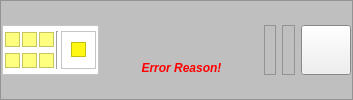
     <widget class="QFrame" name="frame">
      <property name="sizePolicy">
       <sizepolicy hsizetype="Expanding" vsizetype="Expanding">
        <horstretch>0</horstretch>
        <verstretch>0</verstretch>
       </sizepolicy>
      </property>
      <property name="maximumSize">
       <size>
        <width>16777215</width>
        <height>16777215</height>
       </size>
      </property>
      <property name="palette">
       <palette>
        <active>
         <colorrole role="Base">
          <brush brushstyle="SolidPattern">
           <color alpha="255">
            <red>255</red>
            <green>255</green>
            <blue>255</blue>
           </color>
          </brush>
         </colorrole>
         <colorrole role="Window">
          <brush brushstyle="SolidPattern">
           <color alpha="255">
            <red>191</red>
            <green>191</green>
            <blue>191</blue>
           </color>
          </brush>
         </colorrole>
        </active>
        <inactive>
         <colorrole role="Base">
          <brush brushstyle="SolidPattern">
           <color alpha="255">
            <red>255</red>
            <green>255</green>
            <blue>255</blue>
           </color>
          </brush>
         </colorrole>
         <colorrole role="Window">
          <brush brushstyle="SolidPattern">
           <color alpha="255">
            <red>191</red>
            <green>191</green>
            <blue>191</blue>
           </color>
          </brush>
         </colorrole>
        </inactive>
        <disabled>
         <colorrole role="Base">
          <brush brushstyle="SolidPattern">
           <color alpha="255">
            <red>191</red>
            <green>191</green>
            <blue>191</blue>
           </color>
          </brush>
         </colorrole>
         <colorrole role="Window">
          <brush brushstyle="SolidPattern">
           <color alpha="255">
            <red>191</red>
            <green>191</green>
            <blue>191</blue>
           </color>
          </brush>
         </colorrole>
        </disabled>
       </palette>
      </property>
      <property name="autoFillBackground">
       <bool>true</bool>
      </property>
      <property name="frameShape">
       <enum>QFrame::StyledPanel</enum>
      </property>
      <property name="frameShadow">
       <enum>QFrame::Sunken</enum>
      </property>
      <layout class="QGridLayout" name="gridLayout_2" columnstretch="1,1,10,1,1,1,1">
       <property name="leftMargin">
        <number>1</number>
       </property>
       <property name="topMargin">
        <number>1</number>
       </property>
       <property name="rightMargin">
        <number>1</number>
       </property>
       <property name="bottomMargin">
        <number>1</number>
       </property>
       <item row="0" column="5">
        <widget class="QLabel" name="label_seq_ready">
         <property name="minimumSize">
          <size>
           <width>0</width>
           <height>0</height>
          </size>
         </property>
         <property name="maximumSize">
          <size>
           <width>15</width>
           <height>16777215</height>
          </size>
         </property>
         <property name="frameShape">
          <enum>QFrame::StyledPanel</enum>
         </property>
         <property name="frameShadow">
          <enum>QFrame::Sunken</enum>
         </property>
         <property name="text">
          <string/>
         </property>
         <property name="pixmap">
          <pixmap>:/images/images/icon_ready.png</pixmap>
         </property>
         <property name="scaledContents">
          <bool>true</bool>
         </property>
        </widget>
       </item>
       <item row="0" column="3">
        <spacer name="horizontalSpacer_4">
         <property name="orientation">
          <enum>Qt::Horizontal</enum>
         </property>
         <property name="sizeHint" stdset="0">
          <size>
           <width>40</width>
           <height>20</height>
          </size>
         </property>
        </spacer>
       </item>
       <item row="0" column="1">
        <spacer name="horizontalSpacer">
         <property name="orientation">
          <enum>Qt::Horizontal</enum>
         </property>
         <property name="sizeHint" stdset="0">
          <size>
           <width>40</width>
           <height>20</height>
          </size>
         </property>
        </spacer>
       </item>
       <item row="0" column="4">
        <widget class="QLabel" name="label_seq">
         <property name="minimumSize">
          <size>
           <width>0</width>
           <height>0</height>
          </size>
         </property>
         <property name="maximumSize">
          <size>
           <width>15</width>
           <height>16777215</height>
          </size>
         </property>
         <property name="frameShape">
          <enum>QFrame::StyledPanel</enum>
         </property>
         <property name="frameShadow">
          <enum>QFrame::Sunken</enum>
         </property>
         <property name="text">
          <string/>
         </property>
         <property name="pixmap">
          <pixmap>:/images/images/icon_sequencer.png</pixmap>
         </property>
         <property name="scaledContents">
          <bool>true</bool>
         </property>
        </widget>
       </item>
       <item row="0" column="0">
        <widget class="QFrame" name="frame_2">
         <property name="minimumSize">
          <size>
           <width>0</width>
           <height>0</height>
          </size>
         </property>
         <property name="palette">
          <palette>
           <active>
            <colorrole role="Base">
             <brush brushstyle="SolidPattern">
              <color alpha="255">
               <red>255</red>
               <green>255</green>
               <blue>255</blue>
              </color>
             </brush>
            </colorrole>
            <colorrole role="Window">
             <brush brushstyle="SolidPattern">
              <color alpha="255">
               <red>255</red>
               <green>255</green>
               <blue>255</blue>
              </color>
             </brush>
            </colorrole>
           </active>
           <inactive>
            <colorrole role="Base">
             <brush brushstyle="SolidPattern">
              <color alpha="255">
               <red>255</red>
               <green>255</green>
               <blue>255</blue>
              </color>
             </brush>
            </colorrole>
            <colorrole role="Window">
             <brush brushstyle="SolidPattern">
              <color alpha="255">
               <red>255</red>
               <green>255</green>
               <blue>255</blue>
              </color>
             </brush>
            </colorrole>
           </inactive>
           <disabled>
            <colorrole role="Base">
             <brush brushstyle="SolidPattern">
              <color alpha="255">
               <red>255</red>
               <green>255</green>
               <blue>255</blue>
              </color>
             </brush>
            </colorrole>
            <colorrole role="Window">
             <brush brushstyle="SolidPattern">
              <color alpha="255">
               <red>255</red>
               <green>255</green>
               <blue>255</blue>
              </color>
             </brush>
            </colorrole>
           </disabled>
          </palette>
         </property>
         <property name="autoFillBackground">
          <bool>true</bool>
         </property>
         <property name="frameShape">
          <enum>QFrame::StyledPanel</enum>
         </property>
         <property name="frameShadow">
          <enum>QFrame::Sunken</enum>
         </property>
         <layout class="QGridLayout" name="gridLayout" columnstretch="1,10,1,1,1">
          <property name="leftMargin">
           <number>2</number>
          </property>
          <property name="topMargin">
           <number>2</number>
          </property>
          <property name="rightMargin">
           <number>2</number>
          </property>
          <property name="bottomMargin">
           <number>2</number>
          </property>
          <property name="spacing">
           <number>2</number>
          </property>
          <item row="0" column="0">
           <widget class="QLabel" name="label_run0">
            <property name="minimumSize">
             <size>
              <width>15</width>
              <height>15</height>
             </size>
            </property>
            <property name="maximumSize">
             <size>
              <width>15</width>
              <height>15</height>
             </size>
            </property>
            <property name="palette">
             <palette>
              <active>
               <colorrole role="Base">
                <brush brushstyle="SolidPattern">
                 <color alpha="255">
                  <red>255</red>
                  <green>255</green>
                  <blue>255</blue>
                 </color>
                </brush>
               </colorrole>
               <colorrole role="Window">
                <brush brushstyle="SolidPattern">
                 <color alpha="255">
                  <red>255</red>
                  <green>255</green>
                  <blue>127</blue>
                 </color>
                </brush>
               </colorrole>
              </active>
              <inactive>
               <colorrole role="Base">
                <brush brushstyle="SolidPattern">
                 <color alpha="255">
                  <red>255</red>
                  <green>255</green>
                  <blue>255</blue>
                 </color>
                </brush>
               </colorrole>
               <colorrole role="Window">
                <brush brushstyle="SolidPattern">
                 <color alpha="255">
                  <red>255</red>
                  <green>255</green>
                  <blue>127</blue>
                 </color>
                </brush>
               </colorrole>
              </inactive>
              <disabled>
               <colorrole role="Base">
                <brush brushstyle="SolidPattern">
                 <color alpha="255">
                  <red>255</red>
                  <green>255</green>
                  <blue>127</blue>
                 </color>
                </brush>
               </colorrole>
               <colorrole role="Window">
                <brush brushstyle="SolidPattern">
                 <color alpha="255">
                  <red>255</red>
                  <green>255</green>
                  <blue>127</blue>
                 </color>
                </brush>
               </colorrole>
              </disabled>
             </palette>
            </property>
            <property name="autoFillBackground">
             <bool>true</bool>
            </property>
            <property name="frameShape">
             <enum>QFrame::StyledPanel</enum>
            </property>
            <property name="frameShadow">
             <enum>QFrame::Sunken</enum>
            </property>
            <property name="text">
             <string/>
            </property>
           </widget>
          </item>
          <item row="0" column="2">
           <widget class="QLabel" name="label_run2">
            <property name="minimumSize">
             <size>
              <width>15</width>
              <height>15</height>
             </size>
            </property>
            <property name="maximumSize">
             <size>
              <width>15</width>
              <height>15</height>
             </size>
            </property>
            <property name="palette">
             <palette>
              <active>
               <colorrole role="Base">
                <brush brushstyle="SolidPattern">
                 <color alpha="255">
                  <red>255</red>
                  <green>255</green>
                  <blue>255</blue>
                 </color>
                </brush>
               </colorrole>
               <colorrole role="Window">
                <brush brushstyle="SolidPattern">
                 <color alpha="255">
                  <red>255</red>
                  <green>255</green>
                  <blue>127</blue>
                 </color>
                </brush>
               </colorrole>
              </active>
              <inactive>
               <colorrole role="Base">
                <brush brushstyle="SolidPattern">
                 <color alpha="255">
                  <red>255</red>
                  <green>255</green>
                  <blue>255</blue>
                 </color>
                </brush>
               </colorrole>
               <colorrole role="Window">
                <brush brushstyle="SolidPattern">
                 <color alpha="255">
                  <red>255</red>
                  <green>255</green>
                  <blue>127</blue>
                 </color>
                </brush>
               </colorrole>
              </inactive>
              <disabled>
               <colorrole role="Base">
                <brush brushstyle="SolidPattern">
                 <color alpha="255">
                  <red>255</red>
                  <green>255</green>
                  <blue>127</blue>
                 </color>
                </brush>
               </colorrole>
               <colorrole role="Window">
                <brush brushstyle="SolidPattern">
                 <color alpha="255">
                  <red>255</red>
                  <green>255</green>
                  <blue>127</blue>
                 </color>
                </brush>
               </colorrole>
              </disabled>
             </palette>
            </property>
            <property name="autoFillBackground">
             <bool>true</bool>
            </property>
            <property name="frameShape">
             <enum>QFrame::StyledPanel</enum>
            </property>
            <property name="frameShadow">
             <enum>QFrame::Sunken</enum>
            </property>
            <property name="text">
             <string/>
            </property>
           </widget>
          </item>
          <item row="0" column="1">
           <widget class="QLabel" name="label_run1">
            <property name="minimumSize">
             <size>
              <width>15</width>
              <height>15</height>
             </size>
            </property>
            <property name="maximumSize">
             <size>
              <width>15</width>
              <height>15</height>
             </size>
            </property>
            <property name="palette">
             <palette>
              <active>
               <colorrole role="Base">
                <brush brushstyle="SolidPattern">
                 <color alpha="255">
                  <red>255</red>
                  <green>255</green>
                  <blue>255</blue>
                 </color>
                </brush>
               </colorrole>
               <colorrole role="Window">
                <brush brushstyle="SolidPattern">
                 <color alpha="255">
                  <red>255</red>
                  <green>255</green>
                  <blue>127</blue>
                 </color>
                </brush>
               </colorrole>
              </active>
              <inactive>
               <colorrole role="Base">
                <brush brushstyle="SolidPattern">
                 <color alpha="255">
                  <red>255</red>
                  <green>255</green>
                  <blue>255</blue>
                 </color>
                </brush>
               </colorrole>
               <colorrole role="Window">
                <brush brushstyle="SolidPattern">
                 <color alpha="255">
                  <red>255</red>
                  <green>255</green>
                  <blue>127</blue>
                 </color>
                </brush>
               </colorrole>
              </inactive>
              <disabled>
               <colorrole role="Base">
                <brush brushstyle="SolidPattern">
                 <color alpha="255">
                  <red>255</red>
                  <green>255</green>
                  <blue>127</blue>
                 </color>
                </brush>
               </colorrole>
               <colorrole role="Window">
                <brush brushstyle="SolidPattern">
                 <color alpha="255">
                  <red>255</red>
                  <green>255</green>
                  <blue>127</blue>
                 </color>
                </brush>
               </colorrole>
              </disabled>
             </palette>
            </property>
            <property name="autoFillBackground">
             <bool>true</bool>
            </property>
            <property name="frameShape">
             <enum>QFrame::StyledPanel</enum>
            </property>
            <property name="frameShadow">
             <enum>QFrame::Sunken</enum>
            </property>
            <property name="text">
             <string/>
            </property>
           </widget>
          </item>
          <item row="1" column="1">
           <widget class="QLabel" name="label_run4">
            <property name="minimumSize">
             <size>
              <width>15</width>
              <height>15</height>
             </size>
            </property>
            <property name="maximumSize">
             <size>
              <width>15</width>
              <height>15</height>
             </size>
            </property>
            <property name="palette">
             <palette>
              <active>
               <colorrole role="Base">
                <brush brushstyle="SolidPattern">
                 <color alpha="255">
                  <red>255</red>
                  <green>255</green>
                  <blue>255</blue>
                 </color>
                </brush>
               </colorrole>
               <colorrole role="Window">
                <brush brushstyle="SolidPattern">
                 <color alpha="255">
                  <red>255</red>
                  <green>255</green>
                  <blue>127</blue>
                 </color>
                </brush>
               </colorrole>
              </active>
              <inactive>
               <colorrole role="Base">
                <brush brushstyle="SolidPattern">
                 <color alpha="255">
                  <red>255</red>
                  <green>255</green>
                  <blue>255</blue>
                 </color>
                </brush>
               </colorrole>
               <colorrole role="Window">
                <brush brushstyle="SolidPattern">
                 <color alpha="255">
                  <red>255</red>
                  <green>255</green>
                  <blue>127</blue>
                 </color>
                </brush>
               </colorrole>
              </inactive>
              <disabled>
               <colorrole role="Base">
                <brush brushstyle="SolidPattern">
                 <color alpha="255">
                  <red>255</red>
                  <green>255</green>
                  <blue>127</blue>
                 </color>
                </brush>
               </colorrole>
               <colorrole role="Window">
                <brush brushstyle="SolidPattern">
                 <color alpha="255">
                  <red>255</red>
                  <green>255</green>
                  <blue>127</blue>
                 </color>
                </brush>
               </colorrole>
              </disabled>
             </palette>
            </property>
            <property name="autoFillBackground">
             <bool>true</bool>
            </property>
            <property name="frameShape">
             <enum>QFrame::StyledPanel</enum>
            </property>
            <property name="frameShadow">
             <enum>QFrame::Sunken</enum>
            </property>
            <property name="text">
             <string/>
            </property>
           </widget>
          </item>
          <item row="1" column="0">
           <widget class="QLabel" name="label_run3">
            <property name="minimumSize">
             <size>
              <width>15</width>
              <height>15</height>
             </size>
            </property>
            <property name="maximumSize">
             <size>
              <width>15</width>
              <height>15</height>
             </size>
            </property>
            <property name="palette">
             <palette>
              <active>
               <colorrole role="Base">
                <brush brushstyle="SolidPattern">
                 <color alpha="255">
                  <red>255</red>
                  <green>255</green>
                  <blue>255</blue>
                 </color>
                </brush>
               </colorrole>
               <colorrole role="Window">
                <brush brushstyle="SolidPattern">
                 <color alpha="255">
                  <red>255</red>
                  <green>255</green>
                  <blue>127</blue>
                 </color>
                </brush>
               </colorrole>
              </active>
              <inactive>
               <colorrole role="Base">
                <brush brushstyle="SolidPattern">
                 <color alpha="255">
                  <red>255</red>
                  <green>255</green>
                  <blue>255</blue>
                 </color>
                </brush>
               </colorrole>
               <colorrole role="Window">
                <brush brushstyle="SolidPattern">
                 <color alpha="255">
                  <red>255</red>
                  <green>255</green>
                  <blue>127</blue>
                 </color>
                </brush>
               </colorrole>
              </inactive>
              <disabled>
               <colorrole role="Base">
                <brush brushstyle="SolidPattern">
                 <color alpha="255">
                  <red>255</red>
                  <green>255</green>
                  <blue>127</blue>
                 </color>
                </brush>
               </colorrole>
               <colorrole role="Window">
                <brush brushstyle="SolidPattern">
                 <color alpha="255">
                  <red>255</red>
                  <green>255</green>
                  <blue>127</blue>
                 </color>
                </brush>
               </colorrole>
              </disabled>
             </palette>
            </property>
            <property name="autoFillBackground">
             <bool>true</bool>
            </property>
            <property name="frameShape">
             <enum>QFrame::StyledPanel</enum>
            </property>
            <property name="frameShadow">
             <enum>QFrame::Sunken</enum>
            </property>
            <property name="text">
             <string/>
            </property>
           </widget>
          </item>
          <item row="0" column="4" rowspan="2">
           <widget class="QFrame" name="frame_4">
            <property name="frameShape">
             <enum>QFrame::StyledPanel</enum>
            </property>
            <property name="frameShadow">
             <enum>QFrame::Raised</enum>
            </property>
            <layout class="QGridLayout" name="gridLayout_3">
             <item row="0" column="0">
              <widget class="QLabel" name="label_status_processes">
               <property name="minimumSize">
                <size>
                 <width>15</width>
                 <height>15</height>
                </size>
               </property>
               <property name="maximumSize">
                <size>
                 <width>15</width>
                 <height>15</height>
                </size>
               </property>
               <property name="palette">
                <palette>
                 <active>
                  <colorrole role="Base">
                   <brush brushstyle="SolidPattern">
                    <color alpha="255">
                     <red>255</red>
                     <green>255</green>
                     <blue>255</blue>
                    </color>
                   </brush>
                  </colorrole>
                  <colorrole role="Window">
                   <brush brushstyle="SolidPattern">
                    <color alpha="255">
                     <red>255</red>
                     <green>248</green>
                     <blue>20</blue>
                    </color>
                   </brush>
                  </colorrole>
                 </active>
                 <inactive>
                  <colorrole role="Base">
                   <brush brushstyle="SolidPattern">
                    <color alpha="255">
                     <red>255</red>
                     <green>255</green>
                     <blue>255</blue>
                    </color>
                   </brush>
                  </colorrole>
                  <colorrole role="Window">
                   <brush brushstyle="SolidPattern">
                    <color alpha="255">
                     <red>255</red>
                     <green>248</green>
                     <blue>20</blue>
                    </color>
                   </brush>
                  </colorrole>
                 </inactive>
                 <disabled>
                  <colorrole role="Base">
                   <brush brushstyle="SolidPattern">
                    <color alpha="255">
                     <red>255</red>
                     <green>248</green>
                     <blue>20</blue>
                    </color>
                   </brush>
                  </colorrole>
                  <colorrole role="Window">
                   <brush brushstyle="SolidPattern">
                    <color alpha="255">
                     <red>255</red>
                     <green>248</green>
                     <blue>20</blue>
                    </color>
                   </brush>
                  </colorrole>
                 </disabled>
                </palette>
               </property>
               <property name="autoFillBackground">
                <bool>true</bool>
               </property>
               <property name="frameShape">
                <enum>QFrame::StyledPanel</enum>
               </property>
               <property name="text">
                <string/>
               </property>
              </widget>
             </item>
            </layout>
           </widget>
          </item>
          <item row="1" column="2">
           <widget class="QLabel" name="label_run5">
            <property name="minimumSize">
             <size>
              <width>15</width>
              <height>15</height>
             </size>
            </property>
            <property name="maximumSize">
             <size>
              <width>15</width>
              <height>15</height>
             </size>
            </property>
            <property name="palette">
             <palette>
              <active>
               <colorrole role="Base">
                <brush brushstyle="SolidPattern">
                 <color alpha="255">
                  <red>255</red>
                  <green>255</green>
                  <blue>255</blue>
                 </color>
                </brush>
               </colorrole>
               <colorrole role="Window">
                <brush brushstyle="SolidPattern">
                 <color alpha="255">
                  <red>255</red>
                  <green>255</green>
                  <blue>127</blue>
                 </color>
                </brush>
               </colorrole>
              </active>
              <inactive>
               <colorrole role="Base">
                <brush brushstyle="SolidPattern">
                 <color alpha="255">
                  <red>255</red>
                  <green>255</green>
                  <blue>255</blue>
                 </color>
                </brush>
               </colorrole>
               <colorrole role="Window">
                <brush brushstyle="SolidPattern">
                 <color alpha="255">
                  <red>255</red>
                  <green>255</green>
                  <blue>127</blue>
                 </color>
                </brush>
               </colorrole>
              </inactive>
              <disabled>
               <colorrole role="Base">
                <brush brushstyle="SolidPattern">
                 <color alpha="255">
                  <red>255</red>
                  <green>255</green>
                  <blue>127</blue>
                 </color>
                </brush>
               </colorrole>
               <colorrole role="Window">
                <brush brushstyle="SolidPattern">
                 <color alpha="255">
                  <red>255</red>
                  <green>255</green>
                  <blue>127</blue>
                 </color>
                </brush>
               </colorrole>
              </disabled>
             </palette>
            </property>
            <property name="autoFillBackground">
             <bool>true</bool>
            </property>
            <property name="frameShape">
             <enum>QFrame::StyledPanel</enum>
            </property>
            <property name="frameShadow">
             <enum>QFrame::Sunken</enum>
            </property>
            <property name="text">
             <string/>
            </property>
           </widget>
          </item>
          <item row="0" column="3" rowspan="2">
           <widget class="Line" name="line">
            <property name="orientation">
             <enum>Qt::Vertical</enum>
            </property>
           </widget>
          </item>
         </layout>
        </widget>
       </item>
       <item row="0" column="6">
        <widget class="QPushButton" name="pushButton">
         <property name="minimumSize">
          <size>
           <width>50</width>
           <height>50</height>
          </size>
         </property>
         <property name="maximumSize">
          <size>
           <width>50</width>
           <height>50</height>
          </size>
         </property>
         <property name="font">
          <font>
           <pointsize>24</pointsize>
          </font>
         </property>
         <property name="styleSheet">
          <string notr="true"/>
         </property>
         <property name="text">
          <string/>
         </property>
         <property name="icon">
          <iconset>
           <normaloff>:/images/images/icon_start.png</normaloff>:/images/images/icon_start.png</iconset>
         </property>
         <property name="iconSize">
          <size>
           <width>48</width>
           <height>48</height>
          </size>
         </property>
         <property name="flat">
          <bool>false</bool>
         </property>
        </widget>
       </item>
       <item row="0" column="2">
        <widget class="QLabel" name="label_error_reason">
         <property name="palette">
          <palette>
           <active>
            <colorrole role="WindowText">
             <brush brushstyle="SolidPattern">
              <color alpha="255">
               <red>255</red>
               <green>0</green>
               <blue>0</blue>
              </color>
             </brush>
            </colorrole>
           </active>
           <inactive>
            <colorrole role="WindowText">
             <brush brushstyle="SolidPattern">
              <color alpha="255">
               <red>255</red>
               <green>0</green>
               <blue>0</blue>
              </color>
             </brush>
            </colorrole>
           </inactive>
           <disabled>
            <colorrole role="WindowText">
             <brush brushstyle="SolidPattern">
              <color alpha="255">
               <red>120</red>
               <green>120</green>
               <blue>120</blue>
              </color>
             </brush>
            </colorrole>
           </disabled>
          </palette>
         </property>
         <property name="font">
          <font>
           <weight>75</weight>
           <italic>true</italic>
           <bold>true</bold>
          </font>
         </property>
         <property name="text">
          <string>Error Reason!</string>
         </property>
         <property name="alignment">
          <set>Qt::AlignBottom|Qt::AlignHCenter</set>
         </property>
        </widget>
       </item>
      </layout>
     </widget>
